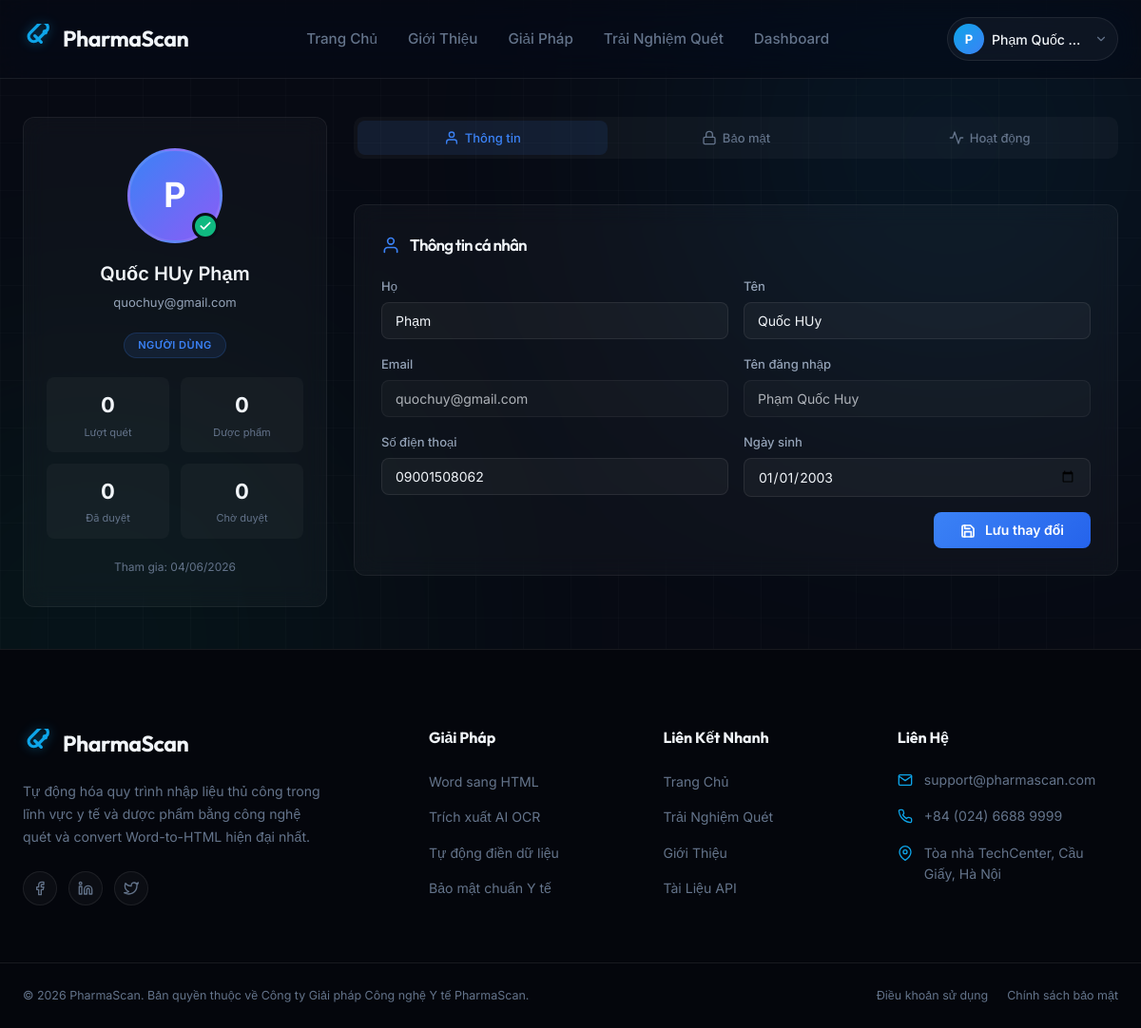
Screenshot of /user/profile/ (signed in) with the database file from the repository.
### coreapp/models.py (models this page shows, shortened)
class CustomUser(AbstractUser):
    ROLE_CHOICES = [
        ('USER', 'Người dùng'),
        ('ADMIN', 'Quản trị viên'),
    ]
    email = models.EmailField(unique=True, verbose_name="Địa chỉ Email")
    phone_number = models.CharField(max_length=15, blank=True, null=True, verbose_name="Số điện thoại")
    birth_date = models.DateField(null=True, blank=True, verbose_name="Ngày sinh")
    is_password_changed = models.BooleanField(default=False, verbose_name="Đã đổi mật khẩu")
    password_reset_required = models.BooleanField(default=False, verbose_name="Yêu cầu đặt lại mật khẩu")
    role = models.CharField(
        max_length=10,
        choices=ROLE_CHOICES,
        default='USER',
        verbose_name="Chức vụ / Vai trò"
    )
    USERNAME_FIELD = 'email'
    REQUIRED_FIELDS = ['username']
    class Meta:
        verbose_name = "Người dùng"
        verbose_name_plural = "Người dùng"
        indexes = [
            models.Index(fields=['email']),
            models.Index(fields=['role']),
        ]

### user/views.py (the view, shortened to what this page needs)
# urls.py: path('profile/', views.profile_view, name='profile'),
@login_required(login_url='login')
def profile_view(request):
    user = request.user
    docs = ScannedDocument.objects.filter(user=user)
    medicines_count = MedicineItem.objects.filter(scanneddocument__user=user).distinct().count()
    total_scans = docs.count()
    recent_activity = docs.order_by('-scanned_at')[:5]
    stats = {
        'total_scans': total_scans,
        'pending': docs.filter(status='pending').count(),
        'approved': docs.filter(status='approved').count(),
        'rejected': docs.filter(status='rejected').count(),
        'medicines_count': medicines_count,
    }
    context = {
        'stats': stats,
        'recent_activity': recent_activity,
        'total_scans': total_scans,
        'medicines_count': medicines_count,
    }
    return render(request, 'user/profile.html', context)

### user/templates/user/profile.html (shortened to what this page needs)
{% extends 'user/base.html' %}
{% load static %}
{% block content %}
<div class="profile-page">
    <div class="container">
        <div class="profile-grid">
            <div class="profile-sidebar">
                <div class="profile-card">
                    <div class="avatar-wrapper">
                        <div class="profile-avatar">{{ user.username|first|upper }}</div>
                        <div class="avatar-badge">
                            <svg width="14" height="14" viewBox="0 0 24 24" fill="none" stroke="#fff" stroke-width="3" stroke-linecap="round" stroke-linejoin="round"><polyline points="20 6 9 17 4 12"></polyline></svg>
                        </div>
                    </div>
                    <div class="profile-name">{{ user.get_full_name|default:user.username }}</div>
                    <div class="profile-email">{{ user.email }}</div>
                    <div class="profile-role-badge">{{ user.get_role_display }}</div>
                    <div class="profile-stats-mini">
                        <div class="stat-mini">
                            <div class="stat-mini-value">{{ total_scans }}</div>
                            <div class="stat-mini-label">Lượt quét</div>
                        </div>
                        <div class="stat-mini">
                            <div class="stat-mini-value">{{ medicines_count }}</div>
                            <div class="stat-mini-label">Dược phẩm</div>
                        </div>
                        <div class="stat-mini">
                            <div class="stat-mini-value">{{ stats.approved }}</div>
                            <div class="stat-mini-label">Đã duyệt</div>
                        </div>
                        <div class="stat-mini">
                            <div class="stat-mini-value">{{ stats.pending }}</div>
                            <div class="stat-mini-label">Chờ duyệt</div>
                        </div>
                    </div>
                    <div style="font-size: 12px; color: var(--text-muted);">
                        Tham gia: {{ user.date_joined|date:'d/m/Y' }}
                    </div>
                </div>
            </div>
            <div class="profile-main">
                <div class="profile-tabs">
                    <button class="profile-tab active" data-tab="tab-info">
                        <svg viewBox="0 0 24 24" fill="none" stroke="currentColor" stroke-width="2" stroke-linecap="round" stroke-linejoin="round"><path d="M20 21v-2a4 4 0 0 0-4-4H8a4 4 0 0 0-4 4v2"></path><circle cx="12" cy="7" r="4"></circle></svg>
                        Thông tin
                    </button>
                    <button class="profile-tab" data-tab="tab-security">
                        <svg viewBox="0 0 24 24" fill="none" stroke="currentColor" stroke-width="2" stroke-linecap="round" stroke-linejoin="round"><rect x="3" y="11" width="18" height="11" rx="2" ry="2"></rect><path d="M7 11V7a5 5 0 0 1 10 0v4"></path></svg>
                        Bảo mật
                    </button>
                    <button class="profile-tab" data-tab="tab-activity">
                        <svg viewBox="0 0 24 24" fill="none" stroke="currentColor" stroke-width="2" stroke-linecap="round" stroke-linejoin="round"><polyline points="22 12 18 12 15 21 9 3 6 12 2 12"></polyline></svg>
                        Hoạt động
                    </button>
                </div>
                <div class="tab-content active" id="tab-info">
                    <div class="section-card">
                        <div class="section-title">
                            <svg viewBox="0 0 24 24" fill="none" stroke="currentColor" stroke-width="2" stroke-linecap="round" stroke-linejoin="round"><path d="M20 21v-2a4 4 0 0 0-4-4H8a4 4 0 0 0-4 4v2"></path><circle cx="12" cy="7" r="4"></circle></svg>
                            Thông tin cá nhân
                        </div>
                        <form method="POST">
                            <div class="form-row">
                                <div class="form-group">
                                    <label>Họ</label>
                                    <input type="text" name="last_name" value="{{ user.last_name }}" placeholder="Nhập họ">
                                </div>
                                <div class="form-group">
                                    <label>Tên</label>
                                    <input type="text" name="first_name" value="{{ user.first_name }}" placeholder="Nhập tên">
                                </div>
                            </div>
                            <div class="form-row">
                                <div class="form-group">
                                    <label>Email</label>
                                    <input type="email" value="{{ user.email }}" readonly>
                                </div>
                                <div class="form-group">
                                    <label>Tên đăng nhập</label>
                                    <input type="text" value="{{ user.username }}" readonly>
                                </div>
                            </div>
                            <div class="form-row">
                                <div class="form-group">
                                    <label>Số điện thoại</label>
                                    <input type="tel" name="phone_number" value="{{ user.phone_number|default:'' }}" placeholder="Nhập số điện thoại">
                                </div>
                                <div class="form-group">
                                    <label>Ngày sinh</label>
                                    <input type="date" name="birth_date" value="{{ user.birth_date|date:'Y-m-d' }}">
                                </div>
                            </div>
                            <div class="action-row">
                                <button type="submit" class="btn-save">
                                    Lưu thay đổi
                                </button>
                            </div>
                        </form>
                    </div>
                </div>
            </div>
        </div>
    </div>
</div>
{% endblock %}

### user/templates/user/base.html (shortened to what this page needs)
{% load static %}
<!DOCTYPE html>
<html lang="vi">
<head>
    <link rel="stylesheet" href="{% static 'coreapp/css/style.css' %}">
</head>
<body>
    <div class="bg-glow bg-glow-1"></div>
    <div class="bg-glow bg-glow-2"></div>
    <div class="grid-overlay"></div>
    <header class="header" id="header">
        <div class="container navbar-container">
            <a href="{% url 'home' %}" class="logo" id="logo-brand">
                <span class="logo-text">Pharma<span class="highlight">Scan</span></span>
            </a>
            <nav class="nav-menu" id="nav-navigation">
                <a href="{% url 'home' %}" class="nav-link {% if request.resolver_match.url_name == 'home' %}active{% endif %}" id="nav-home">Trang Chủ</a>
                <a href="#about-section" class="nav-link" id="nav-about">Giới Thiệu</a>
                <a href="#solution-section" class="nav-link" id="nav-solution">Giải Pháp</a>
                <a href="{% url 'scan_demo' %}" class="nav-link {% if request.resolver_match.url_name == 'scan_demo' %}active{% endif %}" id="nav-scan">Trải Nghiệm Quét</a>
                {% if user.is_authenticated %}
                <a href="{% url 'dashboard' %}" class="nav-link {% if request.resolver_match.url_name == 'dashboard' %}active{% endif %}" id="nav-dashboard">Dashboard</a>
                {% endif %}
            </nav>
            <div class="nav-actions">
                {% if user.is_authenticated %}
                <div class="user-dropdown" id="user-dropdown">
                    <button class="user-dropdown-trigger" id="user-dropdown-trigger" aria-label="User menu">
                        <div class="nav-avatar">{{ user.username|first|upper }}</div>
                        <span class="user-dropdown-name">{{ user.username }}</span>
                        <svg class="dropdown-chevron" viewBox="0 0 24 24" fill="none" stroke="currentColor" stroke-width="2" stroke-linecap="round" stroke-linejoin="round"><polyline points="6 9 12 15 18 9"></polyline></svg>
                    </button>
                </div>
                {% endif %}
            </div>
        </div>
    </header>
    <main class="main-content">
        {% block content %}{% endblock %}
    </main>
    <footer class="footer" id="main-footer">
        <div class="container footer-grid">
            <div class="footer-brand-col">
                <a href="{% url 'home' %}" class="logo footer-logo" id="footer-logo-brand">
                    <span class="logo-text">Pharma<span class="highlight">Scan</span></span>
                </a>
                <p class="footer-desc">
                    Tự động hóa quy trình nhập liệu thủ công trong lĩnh vực y tế và dược phẩm bằng công nghệ quét và convert Word-to-HTML hiện đại nhất.
                </p>
                <div class="social-links">
                    <a href="#" class="social-link" aria-label="Facebook">
                        <svg viewBox="0 0 24 24" fill="none" stroke="currentColor" stroke-width="2" stroke-linecap="round" stroke-linejoin="round"><path d="M18 2h-3a5 5 0 0 0-5 5v3H7v4h3v8h4v-8h3l1-4h-4V7a1 1 0 0 1 1-1h3z"></path></svg>
                    </a>
                    <a href="#" class="social-link" aria-label="LinkedIn">
                        <svg viewBox="0 0 24 24" fill="none" stroke="currentColor" stroke-width="2" stroke-linecap="round" stroke-linejoin="round"><path d="M16 8a6 6 0 0 1 6 6v7h-4v-7a2 2 0 0 0-2-2 2 2 0 0 0-2 2v7h-4v-7a6 6 0 0 1 6-6z"></path><rect x="2" y="9" width="4" height="12"></rect><circle cx="4" cy="4" r="2"></circle></svg>
                    </a>
                    <a href="#" class="social-link" aria-label="Twitter">
                        <svg viewBox="0 0 24 24" fill="none" stroke="currentColor" stroke-width="2" stroke-linecap="round" stroke-linejoin="round"><path d="M23 3a10.9 10.9 0 0 1-3.14 1.53 4.48 4.48 0 0 0-7.86 3v1A10.66 10.66 0 0 1 3 4s-4 9 5 13a11.64 11.64 0 0 1-7 2c9 5 20 0 20-11.5a4.5 4.5 0 0 0-.08-.83A7.72 7.72 0 0 0 23 3z"></path></svg>
                    </a>
                </div>
            </div>
            <div class="footer-links-col">
                <h4 class="footer-title">Giải Pháp</h4>
                <ul class="footer-links-list">
                    <li><a href="{% url 'scan_demo' %}" id="footer-link-convert">Word sang HTML</a></li>
                    <li><a href="#" id="footer-link-ocr">Trích xuất AI OCR</a></li>
                    <li><a href="#" id="footer-link-validation">Tự động điền dữ liệu</a></li>
                    <li><a href="#" id="footer-link-security">Bảo mật chuẩn Y tế</a></li>
                </ul>
            </div>
            <div class="footer-links-col">
                <h4 class="footer-title">Liên Kết Nhanh</h4>
                <ul class="footer-links-list">
                    <li><a href="{% url 'home' %}" id="footer-link-home">Trang Chủ</a></li>
                    <li><a href="{% url 'scan_demo' %}" id="footer-link-scan">Trải Nghiệm Quét</a></li>
                    <li><a href="#about-section" id="footer-link-about">Giới Thiệu</a></li>
                    <li><a href="#" id="footer-link-docs">Tài Liệu API</a></li>
                </ul>
            </div>
            <div class="footer-links-col">
                <h4 class="footer-title">Liên Hệ</h4>
                <ul class="footer-contact-list">
                    <li>
                        <svg class="contact-icon" viewBox="0 0 24 24" fill="none" stroke="currentColor" stroke-width="2" stroke-linecap="round" stroke-linejoin="round"><path d="M4 4h16c1.1 0 2 .9 2 2v12c0 1.1-.9 2-2 2H4c-1.1 0-2-.9-2-2V6c0-1.1.9-2 2-2z"></path><polyline points="22,6 12,13 2,6"></polyline></svg>
                        <span>support@pharmascan.com</span>
                    </li>
                    <li>
                        <span>+84 (024) 6688 9999</span>
                    </li>
                    <li>
                        <svg class="contact-icon" viewBox="0 0 24 24" fill="none" stroke="currentColor" stroke-width="2" stroke-linecap="round" stroke-linejoin="round"><path d="M21 10c0 7-9 13-9 13s-9-6-9-13a9 9 0 0 1 18 0z"></path><circle cx="12" cy="10" r="3"></circle></svg>
                        <span>Tòa nhà TechCenter, Cầu Giấy, Hà Nội</span>
                    </li>
                </ul>
            </div>
        </div>
        <div class="footer-bottom">
            <div class="container footer-bottom-flex">
                <p>&copy; 2026 PharmaScan. Bản quyền thuộc về Công ty Giải pháp Công nghệ Y tế PharmaScan.</p>
                <div class="footer-bottom-links">
                    <a href="#">Điều khoản sử dụng</a>
                    <a href="#">Chính sách bảo mật</a>
                </div>
            </div>
        </div>
    </footer>
</body>
</html>

### rows the page displays
CustomUser: username|first "P", username "Phạm Quốc…", get_full_name "Quốc HUy Phạm", email "quochuy@gmail.com", role "NGƯỜI DÙNG", date_joined "04/06/2026", last_name "Phạm", first_name "Quốc HUy", username "Phạm Quốc Huy", phone_number "09001508062", birth_date "01/01/2003"

### other values shown
{{ total_scans }} "0"
{{ medicines_count }} "0"
{{ stats.approved }} "0"
{{ stats.pending }} "0"
